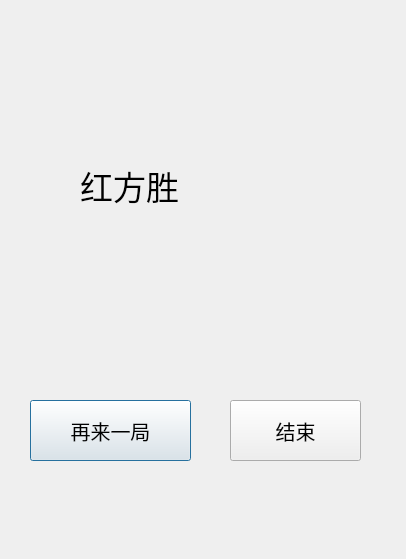
<?xml version="1.0" encoding="UTF-8"?>
<ui version="4.0">
 <class>Ending</class>
 <widget class="QDialog" name="Ending">
  <property name="geometry">
   <rect>
    <x>0</x>
    <y>0</y>
    <width>406</width>
    <height>559</height>
   </rect>
  </property>
  <property name="windowTitle">
   <string>游戏结束</string>
  </property>
  <widget class="QPushButton" name="nextOne">
   <property name="geometry">
    <rect>
     <x>30</x>
     <y>400</y>
     <width>161</width>
     <height>61</height>
    </rect>
   </property>
   <property name="font">
    <font>
     <pointsize>15</pointsize>
    </font>
   </property>
   <property name="text">
    <string>再来一局</string>
   </property>
  </widget>
  <widget class="QPushButton" name="over">
   <property name="geometry">
    <rect>
     <x>230</x>
     <y>400</y>
     <width>131</width>
     <height>61</height>
    </rect>
   </property>
   <property name="font">
    <font>
     <pointsize>15</pointsize>
    </font>
   </property>
   <property name="text">
    <string>结束</string>
   </property>
  </widget>
  <widget class="QLabel" name="result">
   <property name="geometry">
    <rect>
     <x>80</x>
     <y>70</y>
     <width>301</width>
     <height>231</height>
    </rect>
   </property>
   <property name="font">
    <font>
     <pointsize>25</pointsize>
    </font>
   </property>
   <property name="text">
    <string>红方胜</string>
   </property>
  </widget>
 </widget>
 <resources/>
 <connections/>
</ui>
